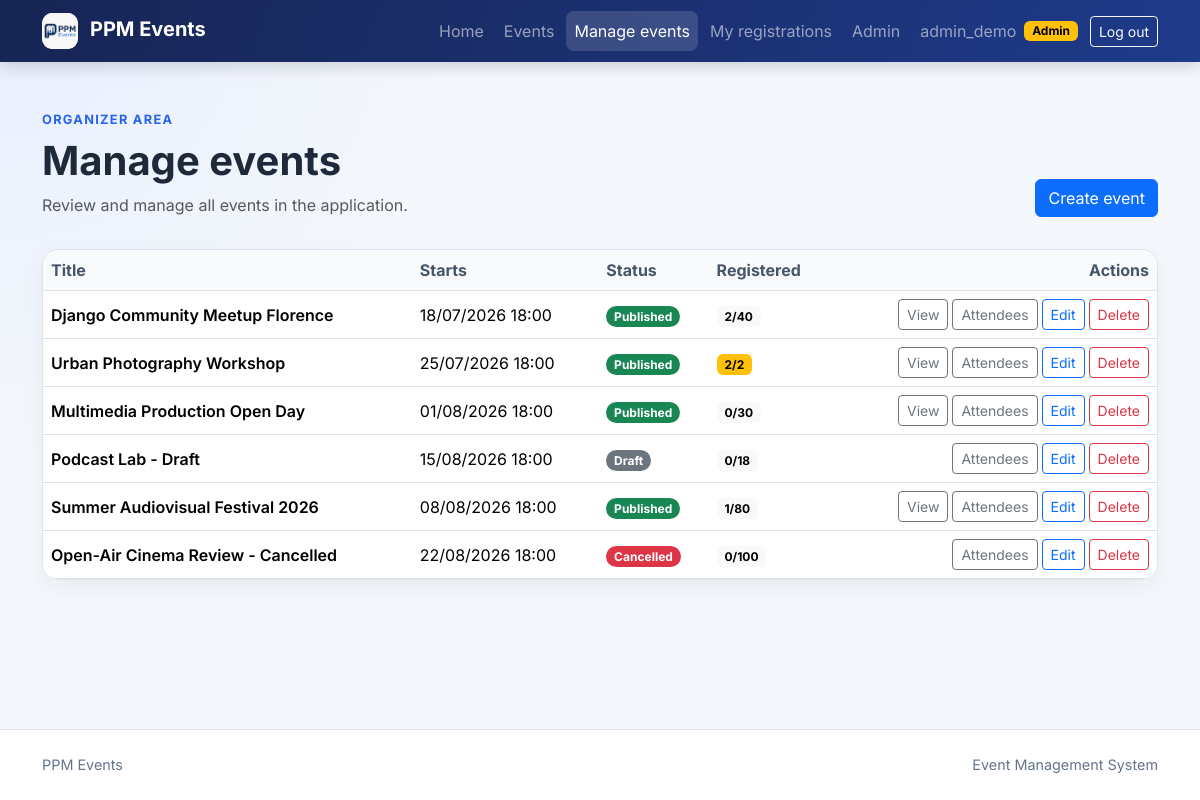
The app's page /events/mine/ (signed in) with its own data.
### events/models.py (models this page shows, shortened)
class Event(models.Model):
    class Status(models.TextChoices):
        DRAFT = "draft", "Draft"
        PUBLISHED = "published", "Published"
        CANCELLED = "cancelled", "Cancelled"
    organizer = models.ForeignKey(
        settings.AUTH_USER_MODEL,
        on_delete=models.CASCADE,
        related_name="organized_events",
    )
    title = models.CharField(max_length=200)
    description = models.TextField()
    starts_at = models.DateTimeField()
    ends_at = models.DateTimeField()
    location = models.CharField(max_length=255)
    capacity = models.PositiveIntegerField(
        validators=[MinValueValidator(1)],
    )
    status = models.CharField(
        max_length=20,
        choices=Status.choices,
        default=Status.DRAFT,
    )
    created_at = models.DateTimeField(auto_now_add=True)
    updated_at = models.DateTimeField(auto_now=True)
    objects = EventQuerySet.as_manager()
    class Meta:
        ordering = ["starts_at", "title"]
        constraints = [
            models.CheckConstraint(
                condition=Q(capacity__gte=1),
                name="event_capacity_at_least_one",
            ),
            models.CheckConstraint(
                condition=Q(ends_at__gt=F("starts_at")),
                name="event_ends_after_start",
            ),
        ]
        indexes = [
            models.Index(fields=["status", "starts_at"]),
            models.Index(fields=["organizer", "starts_at"]),
        ]
    def get_absolute_url(self):
        return reverse("events:detail", kwargs={"pk": self.pk})
    @property
    def is_public(self):
        return self.status == self.Status.PUBLISHED

### events/views.py (the view)
# urls.py: path("events/mine/", MyEventListView.as_view(), name="my_events"),
class MyEventListView(OrganizerRequiredMixin, ListView):
    model = Event
    template_name = "events/my_event_list.html"
    context_object_name = "events"
    def get_queryset(self):
        queryset = Event.objects.all()
        if not self.request.user.is_staff:
            queryset = queryset.filter(organizer=self.request.user)
        return queryset.annotate(registration_count=Count("registrations"))

### accounts/context_processors.py (called while the page is built)
def roles(request):
    return {
        "user_is_attendee": is_attendee(request.user),
        "user_is_organizer": is_organizer(request.user),
    }

### accounts/roles.py (called while the page is built)
def get_user_roles(user):
    if not user.is_authenticated:
        return frozenset()
    if not hasattr(user, "_ppm_role_names"):
        user._ppm_role_names = frozenset(
            user.groups.values_list("name", flat=True)
        )
    return user._ppm_role_names

def user_has_role(user, role):
    return role.value in get_user_roles(user)

def is_admin(user):
    return user.is_authenticated and user.is_staff

def is_attendee(user):
    return (
        user_has_role(user, Role.ATTENDEE)
        or user_has_role(user, Role.ORGANIZER)
        or is_admin(user)
    )

def is_organizer(user):
    return user_has_role(user, Role.ORGANIZER) or is_admin(user)

### events/views.py (called while the page is built)
    def dispatch(self, request, *args, **kwargs):
        if request.user.is_authenticated and not is_organizer(request.user):
            messages.error(
                request,
                "This section is reserved for organizers.",
            )
            return redirect(self.permission_denied_url)
        return super().dispatch(request, *args, **kwargs)

### templates/events/my_event_list.html (shortened to what this page needs)
{% extends "base.html" %}
{% block content %}
<header class="page-header d-flex flex-column flex-sm-row justify-content-between align-items-sm-end gap-3">
    <div>
        <p class="page-kicker mb-2">Organizer area</p>
        <h1 class="display-6 fw-bold mb-2">Manage events</h1>
        <p class="text-body-secondary mb-0">
            {% if user.is_staff %}
                Review and manage all events in the application.
            {% else %}
                Manage the events you created.
            {% endif %}
        </p>
    </div>
    <a class="btn btn-primary page-actions" href="{% url 'events:create' %}">
        Create event
    </a>
</header>
{% if events %}
    <div class="table-card table-responsive">
        <table class="table table-hover align-middle">
            <thead>
                <tr>
                    <th scope="col">Title</th>
                    <th scope="col">Starts</th>
                    <th scope="col">Status</th>
                    <th scope="col">Registered</th>
                    <th scope="col" class="text-end">Actions</th>
                </tr>
            </thead>
            <tbody>
                {% for event in events %}
                    <tr>
                        <td class="fw-semibold">{{ event.title }}</td>
                        <td>{{ event.starts_at|date:"d/m/Y H:i" }}</td>
                        <td>{% include "includes/event_status_badge.html" %}</td>
                        <td>
                            <span class="badge {% if event.registration_count >= event.capacity %}text-bg-warning{% else %}text-bg-light{% endif %}">
                                {{ event.registration_count }}/{{ event.capacity }}
                            </span>
                        </td>
                        <td class="text-end">
                            <div class="d-flex flex-wrap justify-content-end gap-1 responsive-actions">
                                {% if event.is_public %}
                                    <a
                                        class="btn btn-sm btn-outline-secondary"
                                        href="{{ event.get_absolute_url }}"
                                    >
                                        View
                                    </a>
                                {% endif %}
                                <a
                                    class="btn btn-sm btn-outline-secondary"
                                    href="{% url 'events:attendees' event.pk %}"
                                >
                                    Attendees
                                </a>
                                <a
                                    class="btn btn-sm btn-outline-primary"
                                    href="{% url 'events:update' event.pk %}"
                                >
                                    Edit
                                </a>
                                <a
                                    class="btn btn-sm btn-outline-danger"
                                    href="{% url 'events:delete' event.pk %}"
                                >
                                    Delete
                                </a>
                            </div>
                        </td>
                    </tr>
                {% endfor %}
            </tbody>
        </table>
    </div>
{% else %}
    {% url "events:create" as create_event_url %}
{% endif %}
{% endblock %}

### templates/includes/navbar.html (shortened to what this page needs)
{% load static %}
<nav class="navbar navbar-expand-lg navbar-dark site-navbar sticky-top">
    <div class="container">
        <a class="navbar-brand fw-bold" href="{% url 'events:home' %}">
            <span class="brand-logo-wrap" aria-hidden="true">
                <img
                    class="brand-logo"
                    src="{% static 'img/ppm-events-logo.png' %}"
                    alt=""
                >
            </span>
            PPM Events
        </a>
        <div class="collapse navbar-collapse" id="mainNavigation">
            <ul class="navbar-nav ms-auto align-items-lg-center gap-lg-1">
                <li class="nav-item">
                    <a
                        class="nav-link{% if request.resolver_match.url_name == 'home' %} active{% endif %}"
                        href="{% url 'events:home' %}"
                    >
                        Home
                    </a>
                </li>
                <li class="nav-item">
                    <a
                        class="nav-link{% if request.resolver_match.url_name == 'list' or request.resolver_match.url_name == 'detail' %} active{% endif %}"
                        href="{% url 'events:list' %}"
                    >
                        Events
                    </a>
                </li>
                {% if user_is_organizer %}
                    <li class="nav-item">
                        <a
                            class="nav-link{% if request.resolver_match.url_name == 'my_events' or request.resolver_match.url_name == 'create' or request.resolver_match.url_name == 'update' or request.resolver_match.url_name == 'delete' or request.resolver_match.url_name == 'attendees' %} active{% endif %}"
                            href="{% url 'events:my_events' %}"
                            {% if request.resolver_match.url_name == "my_events" or request.resolver_match.url_name == "create" or request.resolver_match.url_name == "update" or request.resolver_match.url_name == "delete" or request.resolver_match.url_name == "attendees" %}aria-current="page"{% endif %}
                        >
                            Manage events
                        </a>
                    </li>
                {% endif %}
                {% if user_is_attendee %}
                    <li class="nav-item">
                        <a
                            class="nav-link{% if request.resolver_match.url_name == 'my_registrations' %} active{% endif %}"
                            href="{% url 'events:my_registrations' %}"
                        >
                            My registrations
                        </a>
                    </li>
                {% endif %}
                {% if user.is_staff %}
                    <li class="nav-item">
                        <a class="nav-link" href="{% url 'admin:index' %}">
                            Admin
                        </a>
                    </li>
                {% endif %}
                {% if user.is_authenticated %}
                    <li class="nav-item ms-lg-2">
                        <span class="navbar-text user-chip">
                            <span class="user-name">{{ user.get_username }}</span>
                            {% if user.is_superuser %}
                                <span class="badge text-bg-warning">Admin</span>
                            {% elif user_is_organizer %}
                                <span class="badge text-bg-primary">Organizer</span>
                            {% elif user_is_attendee %}
                                <span class="badge text-bg-info">Attendee</span>
                            {% endif %}
                        </span>
                    </li>
                    <li class="nav-item">
                        <form method="post" action="{% url 'accounts:logout' %}">
                            <button class="btn btn-outline-light btn-sm ms-lg-2" type="submit">
                                Log out
                            </button>
                        </form>
                    </li>
                {% endif %}
            </ul>
        </div>
    </div>
</nav>

### templates/includes/event_status_badge.html
{% if event.status == "published" %}
    <span class="badge rounded-pill text-bg-success">Published</span>
{% elif event.status == "cancelled" %}
    <span class="badge rounded-pill text-bg-danger">Cancelled</span>
{% else %}
    <span class="badge rounded-pill text-bg-secondary">Draft</span>
{% endif %}

### static/css/styles.css (style rules this page uses)
:root { --ppm-navy: #172554; --ppm-blue: #2563eb; --ppm-blue-dark: #1d4ed8; --ppm-surface: #ffffff; --ppm-background: #f4f7fb; --ppm-border: #dce3ed; --ppm-muted: #64748b; }
html { scroll-behavior: smooth; }
body { min-height: 100vh; display: flex; flex-direction: column; color: #1e293b; font-family: "Inter", system-ui, -apple-system, BlinkMacSystemFont, "Segoe UI", sans-serif; background: radial-gradient(circle at top left, #e8efff 0, transparent 28rem), var(--ppm-background); }
a { text-underline-offset: 0.18em; }
.site-navbar { background: linear-gradient(110deg, var(--ppm-navy), #1e3a8a); box-shadow: 0 0.25rem 1rem rgba(15, 23, 42, 0.18); }
.brand-logo-wrap { display: inline-flex; width: 2.25rem; height: 2.25rem; margin-right: 0.45rem; align-items: center; justify-content: center; background: #fff; border-radius: 0.65rem; overflow: hidden; vertical-align: middle; }
.brand-logo { width: 100%; height: 100%; object-fit: contain; }
.navbar .nav-link { border-radius: 0.5rem; }
.navbar .nav-link.active { background: rgba(255, 255, 255, 0.14); }
.user-chip { display: inline-flex; max-width: 100%; gap: 0.5rem; align-items: center; }
.user-name, .attendee-username { overflow-wrap: anywhere; }
.btn { transition: color 160ms ease, background-color 160ms ease, border-color 160ms ease, box-shadow 160ms ease, transform 160ms ease; }
.page-header { margin-bottom: 2rem; }
.page-kicker { color: var(--ppm-blue); font-size: 0.8rem; font-weight: 700; letter-spacing: 0.1em; text-transform: uppercase; }
.table-card { overflow: hidden; background: var(--ppm-surface); border: 1px solid var(--ppm-border); border-radius: 1rem; box-shadow: 0 0.5rem 1.5rem rgba(15, 23, 42, 0.05); }
.table-card .table { margin-bottom: 0; }
.table-card thead th { color: #475569; background: #f8fafc; border-bottom-width: 1px; }

### records on screen
Event: title "Django Community Meetup Florence", starts_at "18/07/2026 18:00", status "Published", registration_count "2", capacity "40"
Event: title "Urban Photography Workshop", starts_at "25/07/2026 18:00", status "Published", registration_count "2", capacity "2"
Event: title "Multimedia Production Open Day", starts_at "01/08/2026 18:00", status "Published", registration_count "0", capacity "30"
Event: title "Podcast Lab - Draft", starts_at "15/08/2026 18:00", status "Draft", registration_count "0", capacity "18"
Event: title "Summer Audiovisual Festival 2026", starts_at "08/08/2026 18:00", status "Published", registration_count "1", capacity "80"
Event: title "Open-Air Cinema Review - Cancelled", starts_at "22/08/2026 18:00", status "Cancelled", registration_count "0", capacity "100"

### other values on screen
{{ user.get_username }} "admin_demo"
